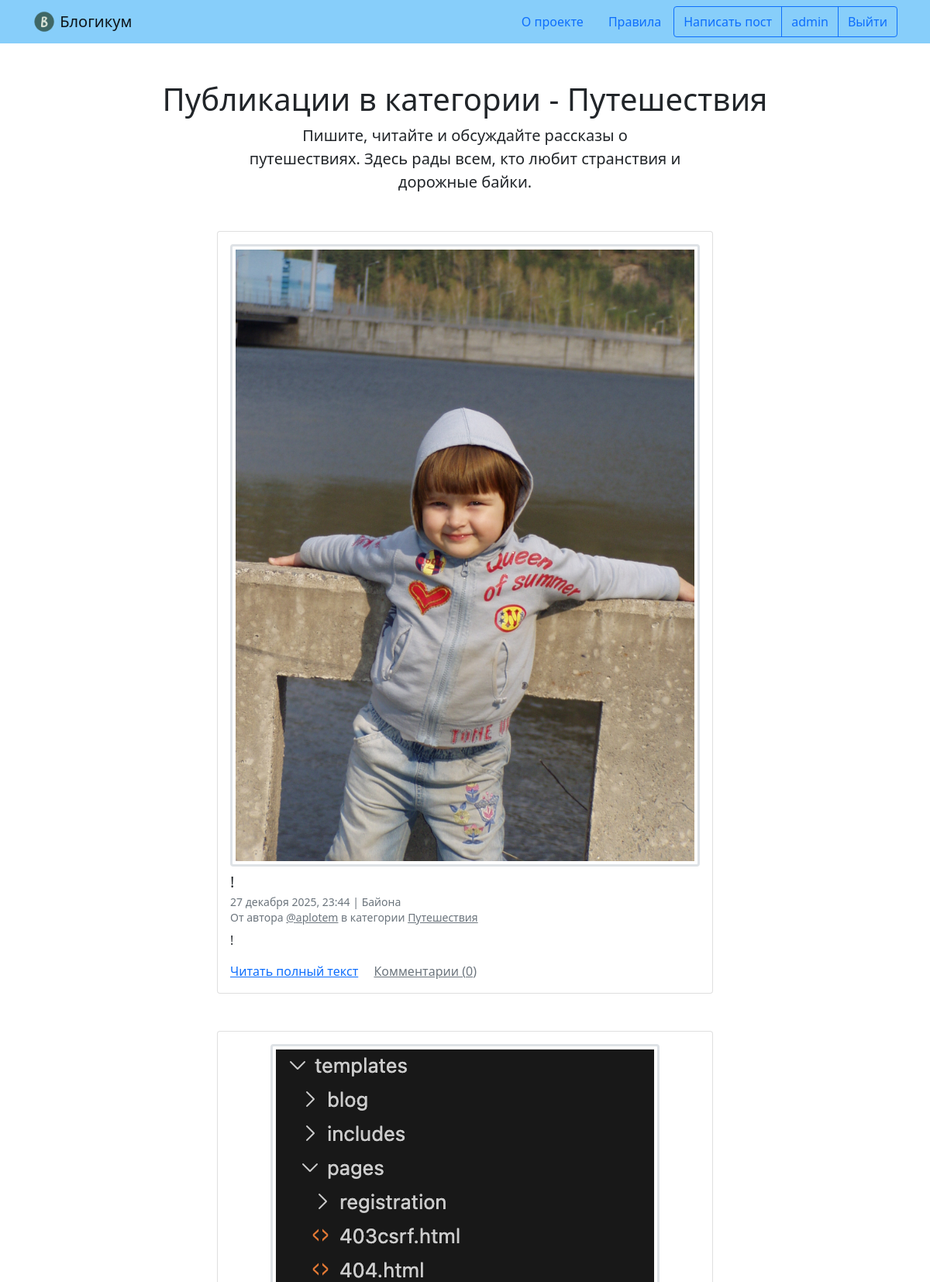
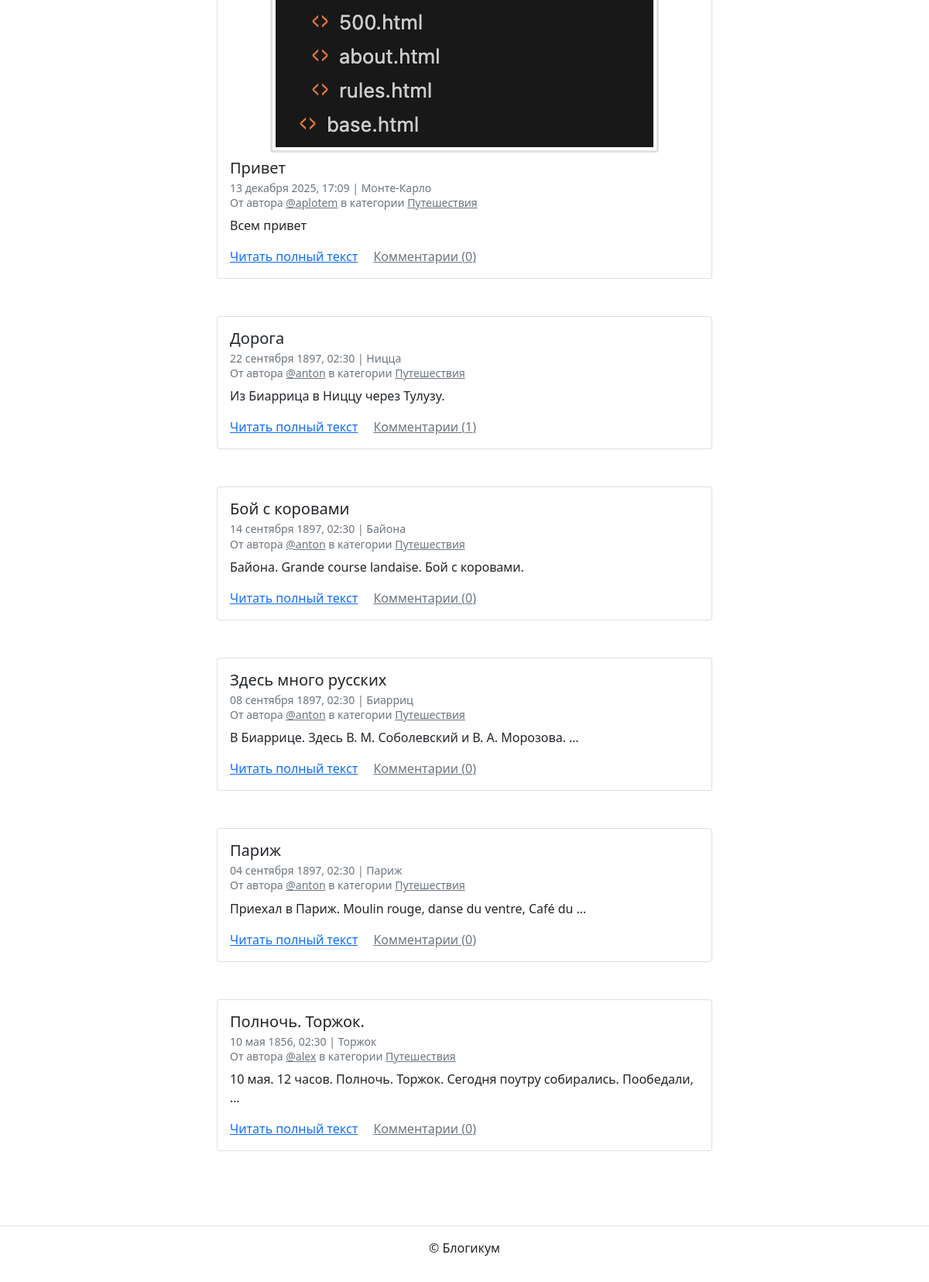
/category/travel/ (signed in), run on the app's committed database (2 pictures, top to bottom).
### blog/models.py (models this page shows, shortened)
class Category(models.Model):
    title = models.CharField(
        max_length=256,
        verbose_name='Заголовок'
    )
    description = models.TextField(verbose_name='Описание')
    slug = models.SlugField(
        unique=True,
        verbose_name='Идентификатор',
        help_text='Идентификатор страницы для URL; '
                  'разрешены символы латиницы, цифры, дефис и подчёркивание.'
    )
    is_published = models.BooleanField(
        default=True,
        verbose_name='Опубликовано',
        help_text='Снимите галочку, чтобы скрыть публикацию.'
    )
    created_at = models.DateTimeField(
        auto_now_add=True,
        verbose_name='Добавлено'
    )
    class Meta:
        verbose_name = 'категория'
        verbose_name_plural = 'Категории'

class Post(models.Model):
    title = models.CharField(
        max_length=256,
        verbose_name='Заголовок'
    )
    text = models.TextField(verbose_name='Текст')
    pub_date = models.DateTimeField(
        verbose_name='Дата и время публикации',
        help_text='Если установить дату и время в будущем — '
                  'можно делать отложенные публикации.'
    )
    author = models.ForeignKey(
        User,
        on_delete=models.CASCADE,
        verbose_name='Автор публикации',
        related_name='posts'
    )
    location = models.ForeignKey(
        Location,
        on_delete=models.SET_NULL,
        null=True,
        blank=True,
        verbose_name='Местоположение'
    )
    category = models.ForeignKey(
        Category,
        on_delete=models.SET_NULL,
        null=True,
        verbose_name='Категория',
        related_name='posts'
    )
    is_published = models.BooleanField(
        default=True,
        verbose_name='Опубликовано',
        help_text='Снимите галочку, чтобы скрыть публикацию.'
    )
    created_at = models.DateTimeField(
        auto_now_add=True,
        verbose_name='Добавлено'
    )
    image = models.ImageField(
        'Изображение',
        upload_to='posts_images/',
        blank=True,
        null=True
    )
    objects = models.Manager()
    published = PublishedManager()
    class Meta:
        verbose_name = 'публикация'
        verbose_name_plural = 'Публикации'
        ordering = ['-pub_date']

class Location(models.Model):
    name = models.CharField(
        max_length=256,
        verbose_name='Название места'
    )
    is_published = models.BooleanField(
        default=True,
        verbose_name='Опубликовано',
        help_text='Снимите галочку, чтобы скрыть публикацию.'
    )
    created_at = models.DateTimeField(
        auto_now_add=True,
        verbose_name='Добавлено'
    )
    class Meta:
        verbose_name = 'местоположение'
        verbose_name_plural = 'Местоположения'

### blog/views.py (the view)
def category_posts(request, category_slug):
    category = get_object_or_404(
        Category,
        slug=category_slug,
        is_published=True
    )
    posts = get_published_posts_with_comments(
        queryset=category.posts.all()
    )
    page_obj = paginate_posts(request, posts)
    return render(request, 'blog/category.html', {
        'category': category,
        'page_obj': page_obj
    })

### blog/utils.py (called while the page is built)
def get_published_posts_with_comments(queryset=None, include_unpublished_for_author=None):
    if queryset is None:
        queryset = Post.objects.all()
    if include_unpublished_for_author:
        queryset = queryset.filter(author=include_unpublished_for_author)
    else:
        queryset = queryset.filter(
            is_published=True,
            pub_date__lte=timezone.now(),
            category__is_published=True
        )
    queryset = queryset.annotate(
        comment_count=Count('comments')
    )
    ordering = Post._meta.ordering
    if ordering:
        queryset = queryset.order_by(*ordering)
    return queryset

def paginate_posts(request, posts_queryset, posts_per_page=10):
    paginator = Paginator(posts_queryset, posts_per_page)
    page_number = request.GET.get('page')
    return paginator.get_page(page_number)

### templates/blog/category.html (shortened to what this page needs)
{% extends "base.html" %}
{% block content %}
  <h1 class="text-center">Публикации в категории - {{ category.title }}</h1>
  <p class="col-6 offset-3 mb-5 lead text-center">{{ category.description }}</p>
  {% for post in page_obj %}
    <article class="mb-5">
      {% include "includes/post_card.html" %}
    </article>
  {% endfor %}
{% endblock %}

### templates/includes/header.html (shortened to what this page needs)
{% load static %}
<header>
  <nav class="navbar navbar-light" style="background-color: lightskyblue">
    <div class="container">
      <a class="navbar-brand" href="{% url 'blog:index' %}">
        <img src="{% static 'img/logo.png' %}" width="30" height="30" class="d-inline-block align-top" alt="">
        Блогикум
      </a>
      {% with request.resolver_match.view_name as view_name %}
        <ul class="nav  nav-pills">
          <li class="nav-item">
            <a class="nav-link {% if view_name == 'pages:about' %} text-white {% endif %}" href="{% url 'pages:about' %}">
              О проекте
            </a>
          </li>
          <li class="nav-item">
            <a class="nav-link {% if view_name == 'pages:rules' %} text-white {% endif %}" href="{% url 'pages:rules' %}">
              Правила
            </a>
          </li>
          {% if user.is_authenticated %}
            <div class="btn-group" role="group" aria-label="Basic outlined example">
              <button type="button" class="btn btn-outline-primary"><a class="text-decoration-none text-reset"
                  href="{% url 'blog:create_post' %}">Написать пост</a></button>
              <button type="button" class="btn btn-outline-primary"><a class="text-decoration-none text-reset"
                  href="{% url 'pages:profile' user.username %}">{{ user.username }}</a></button>
              <button type="button" class="btn btn-outline-primary"><a class="text-decoration-none text-reset"
                  href="{% url 'logout' %}">Выйти</a></button>
            </div>
          {% endif %}
        </ul>
      {% endwith %}
    </div>
  </nav>
</header>

### templates/includes/post_card.html (shortened to what this page needs)
<div class="col d-flex justify-content-center">
  <div class="card" style="width: 40rem;">
    <div class="card-body">
      {% if post.image %}
        <a href="{{ post.image.url }}" target="_blank">
          <img class="border-3 rounded img-fluid img-thumbnail mb-2 mx-auto d-block" src="{{ post.image.url }}">
        </a>
      {% endif %}
      <h5 class="card-title">{{ post.title }}</h5>
      <h6 class="card-subtitle mb-2 text-muted">
        <small>
          {{ post.pub_date|date:"d E Y, H:i" }} | {% if post.location and post.location.is_published %}{{ post.location.name }}{% else %}Планета Земля{% endif %}<br>
          От автора <a class="text-muted" href="{% url 'pages:profile' post.author.username %}">@{{ post.author.username }}</a> в
          категории {% include "includes/category_link.html" %}
        </small>
      </h6>
      <p class="card-text">{{ post.text|truncatewords:10 }}</p>
      <a href="{% url 'blog:post_detail' post.id %}" class="card-link">Читать полный текст</a>
      <a href="{% url 'blog:post_detail' post.id %}" class="card-link text-muted">
        Комментарии ({{ post.comment_count }})
      </a>
    </div>
  </div>
</div>

### templates/includes/category_link.html
<a class="text-muted" href="{% url 'blog:category_posts' post.category.slug %}">
  {{ post.category.title }}
</a>

### data on the page
Category: title "Путешествия", description "Пишите, читайте и обсуждайте рассказы о путешествиях. Здесь рады всем, кто любит странствия и дорожные байки."
Post: image (picture), title "!", pub_date "27 декабря 2025, 23:44", location.name "Байона", author.username "aplotem", category "Путешествия", text "!", comment_count "0"
Post: image (picture), title "Привет", pub_date "13 декабря 2025, 17:09", location.name "Монте-Карло", author.username "aplotem", category "Путешествия", text "Всем привет", comment_count "0"
Post: title "Дорога", pub_date "22 сентября 1897, 02:30", location.name "Ницца", author.username "anton", category "Путешествия", text "Из Биаррица в Ниццу через Тулузу.", comment_count "1"
Post: title "Бой с коровами", pub_date "14 сентября 1897, 02:30", location.name "Байона", author.username "anton", category "Путешествия", text "Байона. Grande course landaise. Бой с коровами.", comment_count "0"
Post: title "Здесь много русских", pub_date "08 сентября 1897, 02:30", location.name "Биарриц", author.username "anton", category "Путешествия", text "В Биаррице. Здесь В. М. Соболевский и В. А. Морозова. …", comment_count "0"
Post: title "Париж", pub_date "04 сентября 1897, 02:30", location.name "Париж", author.username "anton", category "Путешествия", text "Приехал в Париж. Moulin rouge, danse du ventre, Café du …", comment_count "0"
Post: title "Полночь. Торжок.", pub_date "10 мая 1856, 02:30", location.name "Торжок", author.username "alex", category "Путешествия", text "10 мая. 12 часов. Полночь. Торжок. Сегодня поутру собирались. Пообедали, …", comment_count "0"

### other printed values
{{ user.username }} "admin"
